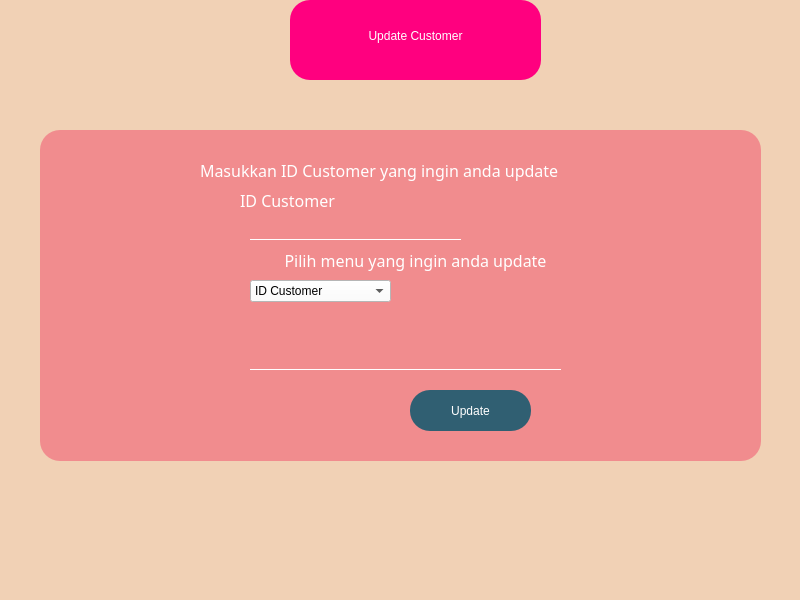
<?xml version="1.0" encoding="UTF-8"?>
<ui version="4.0">
 <class>update_customer</class>
 <widget class="QMainWindow" name="update_customer">
  <property name="geometry">
   <rect>
    <x>0</x>
    <y>0</y>
    <width>800</width>
    <height>600</height>
   </rect>
  </property>
  <property name="windowTitle">
   <string>MainWindow</string>
  </property>
  <property name="styleSheet">
   <string notr="true">* {
	background:#F1D1B5;
}

QFrame {
	border-radius : 20px;
	background : rgb(120, 120, 120);
}

QLineEdit{
	background : transparent;
	border : none;
	border-bottom : 1px solid white;
}
QPlainTextEdit{
	background : transparent;
	border : none;
	border-bottom : 1px solid white;
}</string>
  </property>
  <widget class="QWidget" name="centralwidget">
   <widget class="QFrame" name="frame">
    <property name="geometry">
     <rect>
      <x>290</x>
      <y>0</y>
      <width>251</width>
      <height>80</height>
     </rect>
    </property>
    <property name="styleSheet">
     <string notr="true">background-color: rgb(255, 0, 127);</string>
    </property>
    <property name="frameShape">
     <enum>QFrame::StyledPanel</enum>
    </property>
    <property name="frameShadow">
     <enum>QFrame::Raised</enum>
    </property>
    <widget class="QLabel" name="label">
     <property name="geometry">
      <rect>
       <x>20</x>
       <y>20</y>
       <width>211</width>
       <height>31</height>
      </rect>
     </property>
     <property name="styleSheet">
      <string notr="true">font: 75 italic 14pt &quot;Kristen ITC&quot;;
color : white;</string>
     </property>
     <property name="text">
      <string>Update Customer</string>
     </property>
     <property name="alignment">
      <set>Qt::AlignCenter</set>
     </property>
    </widget>
   </widget>
   <widget class="QFrame" name="frame_2">
    <property name="geometry">
     <rect>
      <x>40</x>
      <y>130</y>
      <width>721</width>
      <height>331</height>
     </rect>
    </property>
    <property name="styleSheet">
     <string notr="true">*{
background-color:#F18C8E;
color:#ffffff;
}


QPushButton{
	background : #305F72;
	border-radius : 20px;
	font: 10pt &quot;Kristen ITC&quot;;
}

QPushButton:hover{
	background: #568EA6;
}</string>
    </property>
    <property name="frameShape">
     <enum>QFrame::StyledPanel</enum>
    </property>
    <property name="frameShadow">
     <enum>QFrame::Raised</enum>
    </property>
    <widget class="QPushButton" name="btn_update">
     <property name="geometry">
      <rect>
       <x>370</x>
       <y>260</y>
       <width>121</width>
       <height>41</height>
      </rect>
     </property>
     <property name="styleSheet">
      <string notr="true"/>
     </property>
     <property name="text">
      <string>Update</string>
     </property>
    </widget>
    <widget class="QLabel" name="label_11">
     <property name="geometry">
      <rect>
       <x>160</x>
       <y>30</y>
       <width>421</width>
       <height>21</height>
      </rect>
     </property>
     <property name="font">
      <font>
       <family>century gothic</family>
       <pointsize>12</pointsize>
      </font>
     </property>
     <property name="styleSheet">
      <string notr="true">color: rgb(255, 255, 255);</string>
     </property>
     <property name="text">
      <string>Masukkan ID Customer yang ingin anda update</string>
     </property>
    </widget>
    <widget class="QLabel" name="label_6">
     <property name="geometry">
      <rect>
       <x>200</x>
       <y>60</y>
       <width>121</width>
       <height>21</height>
      </rect>
     </property>
     <property name="font">
      <font>
       <family>century gothic</family>
       <pointsize>12</pointsize>
      </font>
     </property>
     <property name="styleSheet">
      <string notr="true">color: rgb(255, 255, 255);</string>
     </property>
     <property name="text">
      <string>ID Customer</string>
     </property>
    </widget>
    <widget class="QLineEdit" name="lineEdit_menu">
     <property name="geometry">
      <rect>
       <x>210</x>
       <y>220</y>
       <width>311</width>
       <height>20</height>
      </rect>
     </property>
     <property name="styleSheet">
      <string notr="true">border:none;
border-bottom:1px solid white;
background:transparent;
color:#ffffff;</string>
     </property>
    </widget>
    <widget class="QLineEdit" name="lineEdit_id">
     <property name="geometry">
      <rect>
       <x>210</x>
       <y>90</y>
       <width>211</width>
       <height>20</height>
      </rect>
     </property>
     <property name="styleSheet">
      <string notr="true">border:none;
border-bottom:1px solid white;
background:transparent;
color:#ffffff;</string>
     </property>
    </widget>
    <widget class="QComboBox" name="comboBox">
     <property name="geometry">
      <rect>
       <x>210</x>
       <y>150</y>
       <width>141</width>
       <height>22</height>
      </rect>
     </property>
     <property name="styleSheet">
      <string notr="true">background-color: rgb(255, 255, 255);
color: rgb(0, 0, 0);</string>
     </property>
     <item>
      <property name="text">
       <string>ID Customer</string>
      </property>
     </item>
     <item>
      <property name="text">
       <string>Nama</string>
      </property>
     </item>
     <item>
      <property name="text">
       <string>Alamat</string>
      </property>
     </item>
     <item>
      <property name="text">
       <string>Telepon</string>
      </property>
     </item>
    </widget>
    <widget class="QLabel" name="label_12">
     <property name="geometry">
      <rect>
       <x>200</x>
       <y>120</y>
       <width>351</width>
       <height>21</height>
      </rect>
     </property>
     <property name="font">
      <font>
       <family>century gothic</family>
       <pointsize>12</pointsize>
      </font>
     </property>
     <property name="styleSheet">
      <string notr="true">color: rgb(255, 255, 255);</string>
     </property>
     <property name="text">
      <string>Pilih menu yang ingin anda update</string>
     </property>
     <property name="alignment">
      <set>Qt::AlignCenter</set>
     </property>
    </widget>
   </widget>
  </widget>
  <widget class="QMenuBar" name="menubar">
   <property name="geometry">
    <rect>
     <x>0</x>
     <y>0</y>
     <width>800</width>
     <height>21</height>
    </rect>
   </property>
  </widget>
  <widget class="QStatusBar" name="statusbar"/>
 </widget>
 <resources/>
 <connections/>
</ui>
